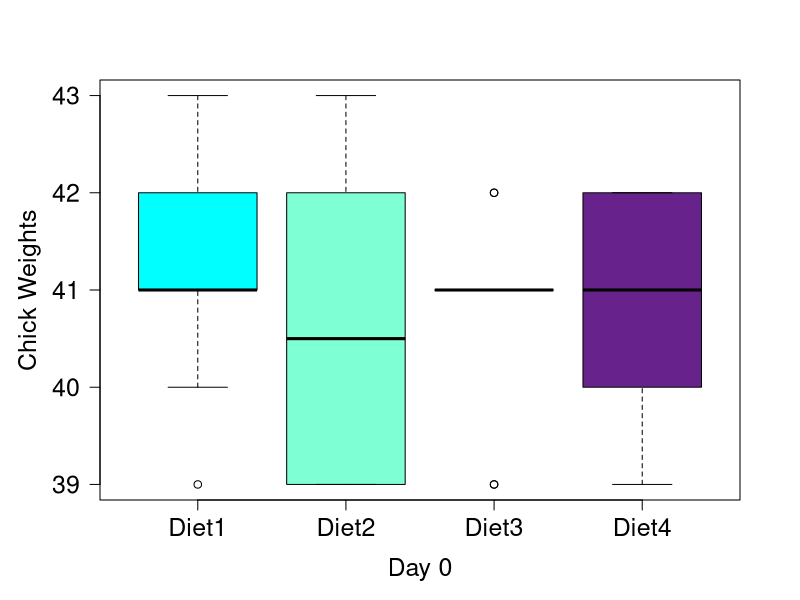
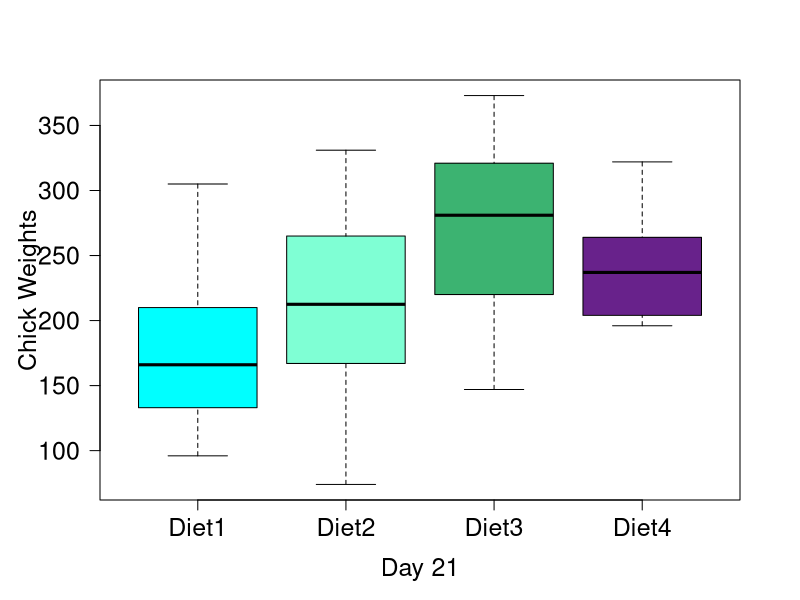
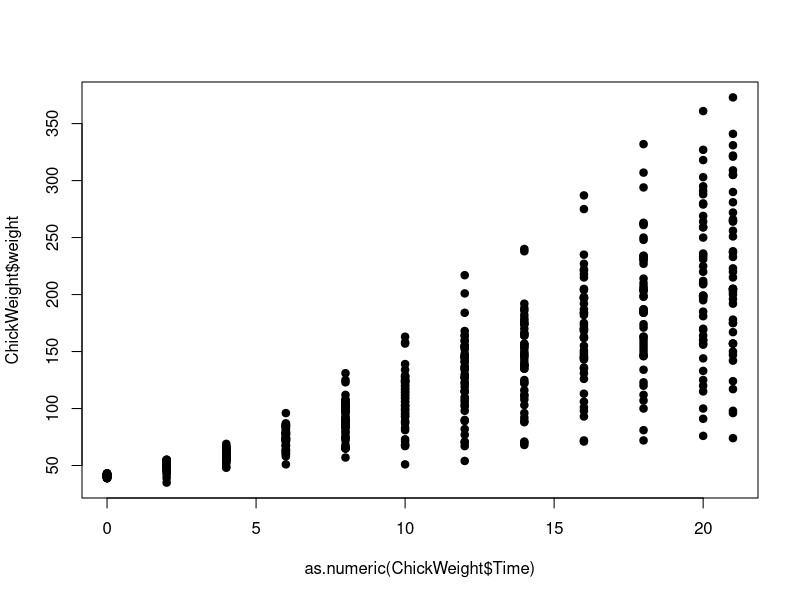
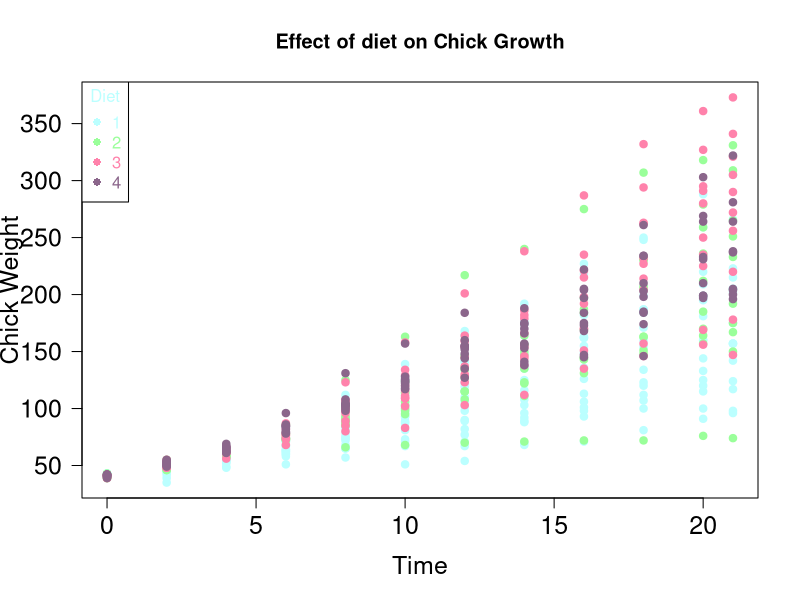
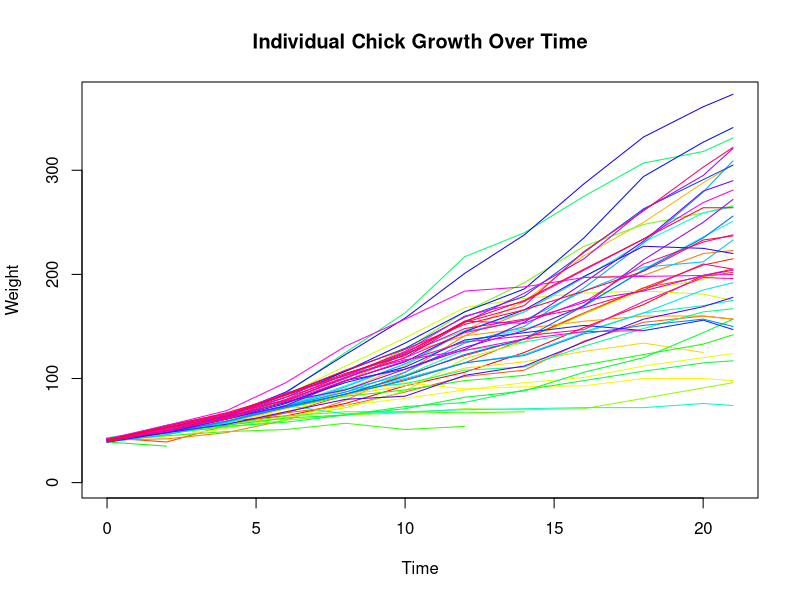

The R source for these figures, in order:
ChickWeight=ChickWeight
View(ChickWeight)
Day1=ChickWeight[ChickWeight$Time==0,]
Day1Diet1=Day1[Day1$Diet==1,]
Day1Diet2=Day1[Day1$Diet==2,]
Day1Diet3=Day1[Day1$Diet==3,]
Day1Diet4=Day1[Day1$Diet==4,]
windows() # opens the figure in a new window. use the command quartz() for macs
par(mar=c(5, 5, 4, 3)) # set the margins
boxplot(Day1Diet1$weight, Day1Diet2$weight, Day1Diet3$weight, Day1Diet4$weight, # the data to plot
        names=c('Diet1','Diet2', 'Diet3', 'Diet4'), xlab="Day 0", ylab="Chick Weights", # label the axes 
        col=c("cyan","aquamarine","mediumseagreen", "darkorchid4"), # set the colors of the boxplots
        las=1, # set the numbers on the axis so that they are upright
        cex.axis=1.5,cex.lab=1.5) # make sure the fonts are large enough to read
anova1=aov(weight~Diet, data=Day1)
summary(anova1)
TukeyHSD(anova1)
#not significant, p=0.346

Day21=ChickWeight[ChickWeight$Time==21,]
Day21Diet1=Day21[Day21$Diet==1,]
Day21Diet2=Day21[Day21$Diet==2,]
Day21Diet3=Day21[Day21$Diet==3,]
Day21Diet4=Day21[Day21$Diet==4,]
windows() # opens the figure in a new window. use the command quartz() for macs
par(mar=c(5, 5, 4, 3)) # set the margins
boxplot(Day21Diet1$weight, Day21Diet2$weight, Day21Diet3$weight, Day21Diet4$weight, # the data to plot
        names=c('Diet1','Diet2', 'Diet3', 'Diet4'), xlab="Day 21", ylab="Chick Weights", # label the axes 
        col=c("cyan","aquamarine","mediumseagreen", "darkorchid4"), # set the colors of the boxplots
        las=1, # set the numbers on the axis so that they are upright
        cex.axis=1.5,cex.lab=1.5) # make sure the fonts are large enough to read
anova2=aov(weight~Diet, data=Day21)
summary(anova2)
TukeyHSD(anova2)
#significant, p=0.00686

data<-ChickWeight
data<-within(data,{
  Chick<-factor(Chick)
  Diet<-factor(Diet)
  Time<-factor(Time)
})
summary(aov(weight~Diet*Time+Error(Chick),data=data))
#significant, p=0.000799

windows() # set a new figure
plot(as.numeric(ChickWeight$Time), ChickWeight$weight, pch=19)

cols=sub(1,"paleturquoise1",ChickWeight$Diet)
cols=sub(2,"palegreen1",cols)
cols=sub(3,"palevioletred1",cols)
cols=sub(4,"plum4",cols)

plot(as.numeric(ChickWeight$Time),ChickWeight$weight, # data to plot 
     xlab='Time',ylab='Chick Weight', main= "Effect of diet on Chick Growth", # label your axes
     col=cols,
     pch=19,las=1,cex.axis=1.5,cex.lab=1.5) # make the figure pretty
legend("topleft", title="Diet", legend=unique(ChickWeight$Diet), text.col=c("paleturquoise1", "palegreen1", "palevioletred1", "plum4"), pch=16, col=c("paleturquoise1", "palegreen1", "palevioletred1", "plum4"))

plot(NA, ylim=c(0,370), xlim=c(0,21), xlab="Time", ylab="Weight", main="Individual Chick Growth Over Time")
colors=rainbow(50)
for(ID in 1:50) {
  use.rows=which(ChickWeight$Chick == ID)
  lines(x=ChickWeight$Time[use.rows],
        y=ChickWeight$weight[use.rows], col=colors[ID])
}

